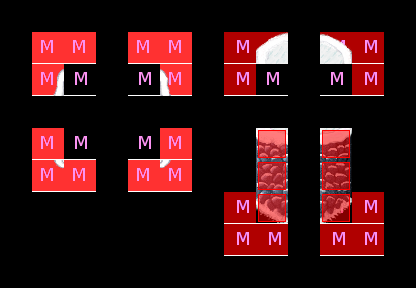

This game map was drawn from its Tiled (.tmx) file and the tilesets committed beside it. A one-line description and the trimmed map source follow:
An orthogonal 13x9 tile map with 32x32 px tiles, 6 tile layers (ruleRegions, ruleSet, rule_Ground, rule_Fringe, ...), 4 tilesets.

<map version="1.0" orientation="orthogonal" width="13" height="9" tilewidth="32" tileheight="32">
 <tileset firstgid="1" name="set_icemountain" tilewidth="32" tileheight="32">
  <image source="../../graphics/tiles/set_icemountain.png" width="96" height="64" />
 </tileset>
 <tileset firstgid="7" name="set_rules" tilewidth="32" tileheight="32">
  <image source="../../graphics/tiles/set_rules.png" width="32" height="32" />
 </tileset>
 <tileset firstgid="8" name="Snow" tilewidth="32" tileheight="32">
  <image source="../../graphics/tiles/Snow.png" width="512" height="512" />
 </tileset>
 <tileset firstgid="264" name="collision" tilewidth="32" tileheight="32">
  <image source="../../graphics/tiles/collision.png" width="64" height="32" />
 </tileset>
 <layer name="ruleRegions" width="13" height="9">
  <data>[117 cells, 36 non-empty, 1 distinct tile ids]</data>
 </layer>
 <layer name="ruleSet" width="13" height="9">
  <data>[117 cells, 32 non-empty, 3 distinct tile ids]</data>
 </layer>
 <layer name="rule_Ground" width="13" height="9">
  <data>[117 cells, 10 non-empty, 10 distinct tile ids]</data>
 </layer>
 <layer name="rule_Fringe" width="13" height="9">
  <data>[117 cells, 0 non-empty, 0 distinct tile ids]</data>
 </layer>
 <layer name="rule_Over" width="13" height="9">
  <data>[117 cells, 2 non-empty, 2 distinct tile ids]</data>
 </layer>
 <layer name="rule_Collision" width="13" height="9">
  <data>[117 cells, 6 non-empty, 1 distinct tile ids]</data>
 </layer>
</map>
